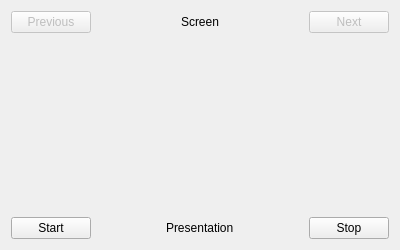
<?xml version="1.0" encoding="UTF-8"?>
<ui version="4.0">
 <class>PresentationManagementWindow</class>
 <widget class="QWidget" name="PresentationManagementWindow">
  <property name="geometry">
   <rect>
    <x>0</x>
    <y>0</y>
    <width>400</width>
    <height>250</height>
   </rect>
  </property>
  <property name="windowTitle">
   <string>Form</string>
  </property>
  <layout class="QVBoxLayout" name="verticalLayout">
   <item>
    <layout class="QHBoxLayout" name="highestLayout">
     <item>
      <widget class="QPushButton" name="upLeftButton">
       <property name="enabled">
        <bool>false</bool>
       </property>
       <property name="text">
        <string>Previous</string>
       </property>
      </widget>
     </item>
     <item>
      <spacer name="horizontalSpacer">
       <property name="orientation">
        <enum>Qt::Horizontal</enum>
       </property>
       <property name="sizeHint" stdset="0">
        <size>
         <width>40</width>
         <height>20</height>
        </size>
       </property>
      </spacer>
     </item>
     <item>
      <widget class="QLabel" name="upMidLabel">
       <property name="layoutDirection">
        <enum>Qt::LeftToRight</enum>
       </property>
       <property name="text">
        <string>Screen</string>
       </property>
       <property name="textFormat">
        <enum>Qt::PlainText</enum>
       </property>
       <property name="scaledContents">
        <bool>false</bool>
       </property>
       <property name="textInteractionFlags">
        <set>Qt::NoTextInteraction</set>
       </property>
      </widget>
     </item>
     <item>
      <spacer name="horizontalSpacer_2">
       <property name="orientation">
        <enum>Qt::Horizontal</enum>
       </property>
       <property name="sizeHint" stdset="0">
        <size>
         <width>40</width>
         <height>20</height>
        </size>
       </property>
      </spacer>
     </item>
     <item>
      <widget class="QPushButton" name="upRightButton">
       <property name="enabled">
        <bool>false</bool>
       </property>
       <property name="text">
        <string>Next</string>
       </property>
      </widget>
     </item>
    </layout>
   </item>
   <item>
    <spacer name="verticalSpacer">
     <property name="orientation">
      <enum>Qt::Vertical</enum>
     </property>
     <property name="sizeHint" stdset="0">
      <size>
       <width>20</width>
       <height>40</height>
      </size>
     </property>
    </spacer>
   </item>
   <item>
    <layout class="QHBoxLayout" name="lowestLayout">
     <item>
      <widget class="QPushButton" name="lowLeftButton">
       <property name="text">
        <string>Start</string>
       </property>
      </widget>
     </item>
     <item>
      <spacer name="horizontalSpacer_4">
       <property name="orientation">
        <enum>Qt::Horizontal</enum>
       </property>
       <property name="sizeHint" stdset="0">
        <size>
         <width>40</width>
         <height>20</height>
        </size>
       </property>
      </spacer>
     </item>
     <item>
      <widget class="QLabel" name="label">
       <property name="text">
        <string>Presentation</string>
       </property>
      </widget>
     </item>
     <item>
      <spacer name="horizontalSpacer_3">
       <property name="orientation">
        <enum>Qt::Horizontal</enum>
       </property>
       <property name="sizeHint" stdset="0">
        <size>
         <width>40</width>
         <height>20</height>
        </size>
       </property>
      </spacer>
     </item>
     <item>
      <widget class="QPushButton" name="lowRightButton">
       <property name="text">
        <string>Stop</string>
       </property>
      </widget>
     </item>
    </layout>
   </item>
  </layout>
 </widget>
 <resources/>
 <connections/>
</ui>
